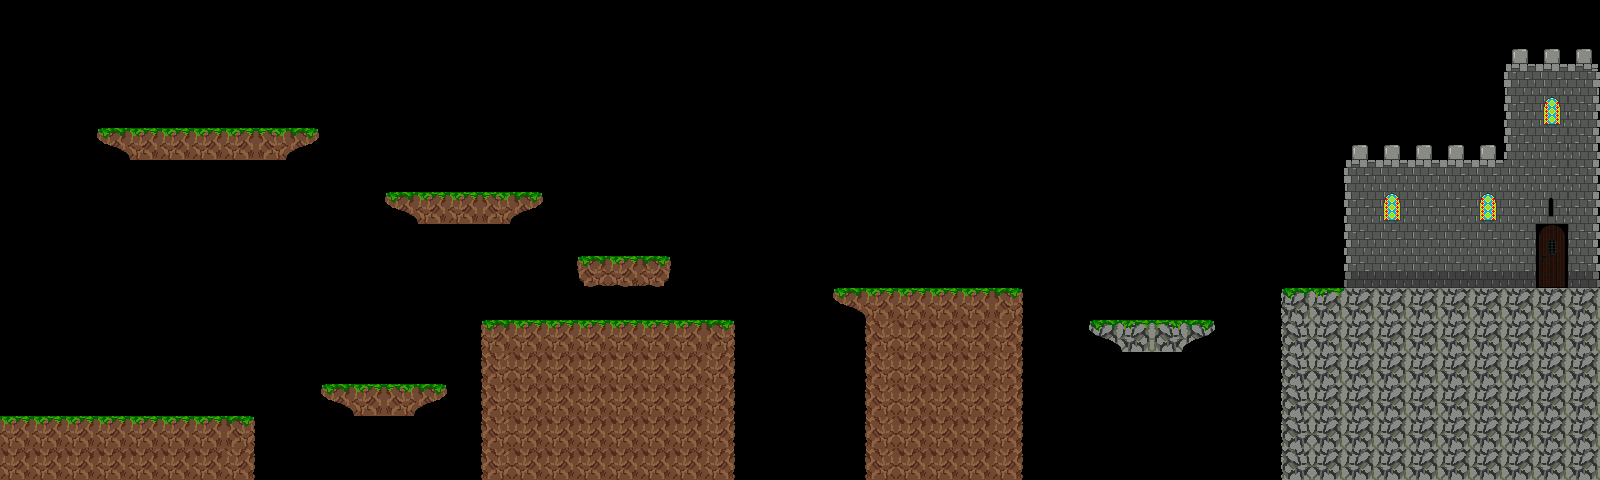

Rendered tile map (Tiled .tmx) drawn with the repository's tilesets; below, a short description and the map source with its tile grids summarised:
An orthogonal 50x15 tile map with 32x32 px tiles, 1 tile layer (Ground).

<map version="1.4" tiledversion="1.4.2" orientation="orthogonal" renderorder="right-down" width="50" height="15" tilewidth="32" tileheight="32" infinite="0" nextlayerid="3" nextobjectid="1">
 <tileset firstgid="1" name="ground" tilewidth="32" tileheight="32" spacing="1" tilecount="336" columns="24">
  <image source="Tileset.png" width="791" height="461" />
 </tileset>
 <layer id="1" name="Ground" width="50" height="15">
  <data>[750 cells, 316 non-empty, 36 distinct tile ids]</data>
 </layer>
</map>
